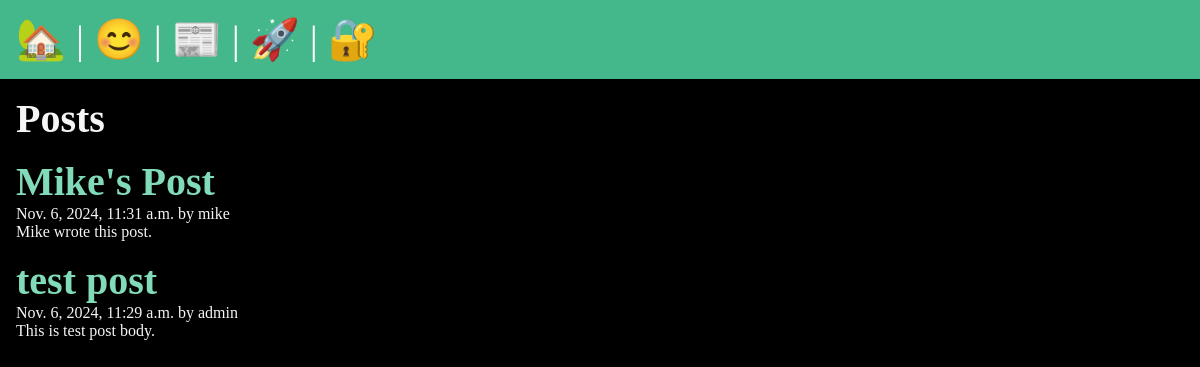
/posts/, run on the app's committed database.
### posts/models.py (models this page shows, shortened)
class Post(models.Model):
    title = models.CharField(max_length=200)
    body = models.TextField()
    slug = models.SlugField()
    date = models.DateTimeField(auto_now_add=True)
    banner = models.ImageField(default="fallback.jpg", blank=True)
    author = models.ForeignKey(User, on_delete=models.CASCADE, default=None)

### posts/views.py (the view)
# urls.py: path("", views.posts_list, name="list"),
def posts_list(request):
    posts = Post.objects.all().order_by("-date")
    return render(request, "posts/posts_list.html", {"posts": posts})

### posts/templates/posts/posts_list.html (shortened to what this page needs)
{% extends 'layout.html' %}
{% block content %}
<section>
    <h1>Posts</h1>
    {% for post in posts %}
        <article class="post">
            <h2>
                <a href="{% url 'posts:page' slug=post.slug %}">
                {{ post.title }}
                </a>
            </h2>
            <p>{{ post.date }} by {{ post.author }}</p>
            <p>{{ post.body }}</p>
        </article>
    {% endfor %}
</section>
{% endblock %}

### static/css/style.css (style rules this page uses)
* { margin: 0; padding: 0; box-sizing: border-box; }
body { min-height: 100vh; background-color: black; color: whitesmoke; font-size: 3rem; }
section { display: flex; flex-flow: column; gap: 1rem; }
h1, h2 { font-size: 2.5rem; }
p { font-size: 1rem; }
a { text-decoration: none; color: #81dbb8; }

### data on the page
Post: title "Mike's Post", date "Nov. 6, 2024, 11:31 a.m.", author "mike", body "Mike wrote this post."
Post: title "test post", date "Nov. 6, 2024, 11:29 a.m.", author "admin", body "This is test post body."
